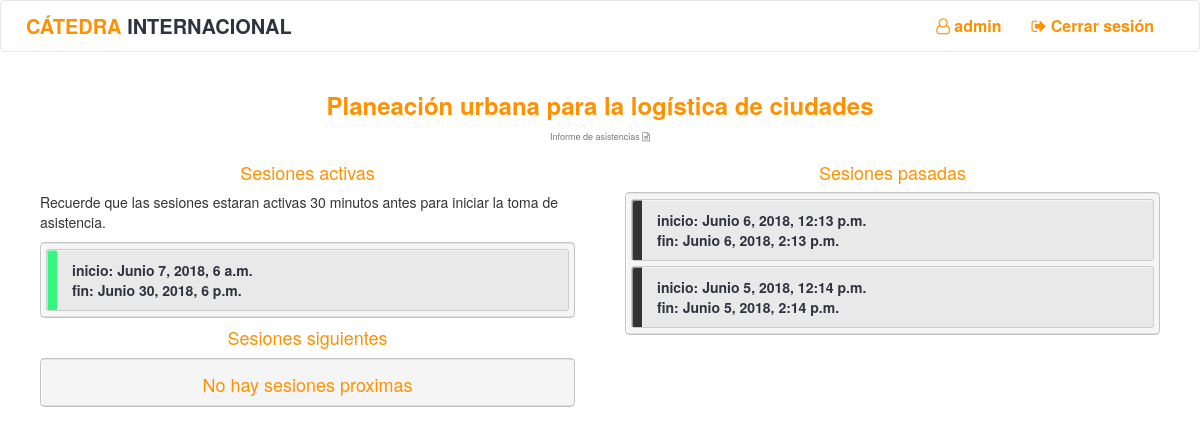
Page /curso/1/ (signed in) on the committed database.
### qr/models.py (models this page shows, shortened)
class Curso(models.Model):
    identificador = models.IntegerField(default=0000, null=False)
    nombre = models.CharField(max_length=300)
    monitores = models.ManyToManyField(User)

class Clase(models.Model):
    inicio = models.DateTimeField(default=datetime.now)
    fin = models.DateTimeField(default=datetime.now)
    curso = models.ForeignKey(Curso, on_delete=models.CASCADE)

### qr/views.py (the view)
# urls.py: url(r"^curso/(?P<id_curso>[0-9]+)/$", views.curso, name="curso"),
def curso(request, id_curso):
    if not request.user.is_authenticated():
        return redirect('qr:login')
    curso = get_object_or_404(Curso, pk=id_curso)
    if request.user not in curso.monitores.all():
        return redirect('qr:home')
    dateNow = datetime.now(tz=timezone.utc)
    previous = Clase.objects.filter(Q(curso=curso) & Q(fin__lt=dateNow)).order_by('-fin')
    next = Clase.objects.filter(Q(curso=curso) & Q(inicio__gt=dateNow+timedelta(minutes=30)))
    now =  Clase.objects.filter(Q(curso=curso) & Q(inicio__lte=dateNow+timedelta(minutes=30)) & Q(fin__gt=dateNow))
    context = {
        "curso" : curso,
        "previous": previous,
        "next": next,
        "now": now
    }
    return render(request, "qr/curso.html", context)

### templates/qr/curso.html (shortened to what this page needs)
{% extends 'qr/base.html' %}
{% load staticfiles %}
{% block head %}
    <link rel="stylesheet" href="{% static "qr/css/curso.css" %}">
{% endblock %}
{% block body %}
    <div class="container">
        <div class="row">
            <h3 class="center"><b>{{ curso.nombre }}</b></h3>
            <h6 style="text-align: center; cursor: pointer;"><a href="{% url 'qr:informe' curso.id %}"><small>Informe de asistencias <i class="fa fa-file-text-o"></i></small></a></h6>
        </div>
        <div class="row ">
            <div class="col-sm-6 sesiones_list">
                <div class="row">
                    <h4 class="center">Sesiones activas</h4>
                    <p>Recuerde que las sesiones estaran activas 30 minutos antes para iniciar la toma de asistencia.</p>
                    <div class="notebooks" >
                      <ul class="notebook_ul">
                          {%  for clase in now %}
                            <li class="li-clase li-active">
                                <a href="{% url 'qr:clase' clase.id%}">
                                  inicio: {{clase.inicio}}<br/>
                                  fin: {{clase.fin}}<br/>
                                </a>
                            </li>
                          {% endfor %}
                      </ul>
                    </div>
                </div>
                    <div class="row">
                        <h4 class="center">Sesiones siguientes</h4>
                        <div class="notebooks" >
                            <ul class="notebook_ul">
                             {% if not next %}
                            <h4 class="center">No hay sesiones proximas</h4>
                            {% endif %}
                      </ul>
                    </div>
                </div>
            </div>
            <div class="col-sm-6 sesiones_list">
                <div class="row">
                    <h4 class="center">Sesiones pasadas</h4>
                    <div class="notebooks" >
                        <ul class="notebook_ul">
                            {%  for clase in previous %}
                                <li class="li-clase li-previous">
                                 <a href="{% url 'qr:clase' clase.id %}">
                                  inicio: {{clase.inicio}}<br/>
                                  fin: {{clase.fin}}<br/>
                                 </a>
                                </li>
                            {% endfor %}
                        </ul>
                    </div>
                </div>
            </div>
        </div>
    </div>
{% endblock %}

### templates/qr/base.html (shortened to what this page needs)
<!DOCTYPE html>
<html>
    {% load staticfiles %}
    <head>
        <link rel="stylesheet" href="https://maxcdn.bootstrapcdn.com/bootstrap/3.3.7/css/bootstrap.min.css">
        <link rel="stylesheet" href="https://maxcdn.bootstrapcdn.com/font-awesome/4.7.0/css/font-awesome.min.css">
        <link rel="stylesheet" href="{% static "qr/css/qr.css" %}">
        {% block head %}{% endblock %}
    </head>
    <body>
        {% if user.is_authenticated %}
        <header class="page-row">
            <nav class="navbar navbar-default">
              <div class="container-fluid">
                <div class="navbar-header">
                    <a class="li_nav" href="{% url 'qr:home' %}">
                        <span class="nav-title">CÁTEDRA <span class="text-gray">INTERNACIONAL</span></span>
                    </a>
                </div>
                <div class="collapse navbar-collapse" id="bs-example-navbar-collapse-1">
                  <ul class="nav navbar-nav right-nav">
                    <li id="li-username">
                        <a class="li_nav" href="{% url 'qr:me' %}">
                            <i class="fa fa-user-o" aria-hidden="true"></i> {{ user.username }}
                        </a>
                    </li>
                    {% if user.is_authenticated %}
                        <li>
                            <a class="li_nav" href="{% url 'qr:logout' %}"><i class="fa fa-sign-out" aria-hidden="true"></i> Cerrar sesión</a>
                        </li>
                    {% else %}
                        <li>
                            <a class="li_nav" href="{% url 'qr:login' %}"><i class="fa fa-sign-in" aria-hidden="true"></i> Iniciar sesión</a>
                        </li>
                    {% endif %}
                  </ul>
                </div>
              </div>
            </nav>
        </header>
        {% endif %}
        <main class="page-row page-row-expanded">
            {% block body %}{% endblock %}
        </main>
    </body>
</html>

### qr/static/qr/css/qr.css (style rules this page uses)
body { background-color: #ffffff; }
h4,h1,h2,h3,h5, .yellow { color: #FF9000; }
.center { text-align: center; }
#li-username { line-height: 50px; color: #777777; }
.navbar { background-color: #ffffff; color: #FF9000; }
.li_nav { color: #FF9000 !important; font-size: 16px; }
.nav-title { line-height: 50px; color: #FF9000; font-weight: bold; margin-left: 10px; font-size: 20px ; }
a { color: #30333F; font-weight: bold; }
.text-gray { color: #30333F; }
@media (min-width: 768px) { .right-nav { float: right; } }

### qr/static/qr/css/curso.css (style rules this page uses)
.sesiones_list { padding: 0 40px; }
.notebooks { background: whitesmoke; width: 100%; border: 1px solid rgba(0, 0, 0, 0.2); border-radius: 5px; box-shadow: inset 1px 1px 0 white; max-height: 75vh; }
.notebook_ul { margin: 0 auto; max-height: 70vh; overflow-y: auto; border: 1px solid rgba(0, 0, 0, 0.1); padding: 5px 5px 0 5px; border-left: none; border-right: none; }
.li-clase { list-style: none; background-color: rgba(0, 0, 0, 0.05); padding: 10px 15px 10px 25px; border: 1px solid #CCC; box-shadow: inset 1px 1px 0 rgba(255, 255, 255, 0.5); margin-bottom: 5px; width: 100%; box-sizing: border-box; cursor: pointer; border-radius: 3px; }
.li-active { background-image: linear-gradient( 90deg, #35F67F 10px, #EEE 10px, #EEE 11px, transparent 11px); }
.li-previous { background-image: linear-gradient( 90deg, #333333 10px, #EEE 10px, #EEE 11px, transparent 11px); }

### rows in the picture
Curso: nombre "Planeación urbana para la logística de ciudades"
Clase: inicio "Junio 7, 2018, 6 a.m.", fin "Junio 30, 2018, 6 p.m."
Clase: inicio "Junio 6, 2018, 12:13 p.m.", fin "Junio 6, 2018, 2:13 p.m."
Clase: inicio "Junio 5, 2018, 12:14 p.m.", fin "Junio 5, 2018, 2:14 p.m."

### other values in the picture
{{ user.username }} "admin"
